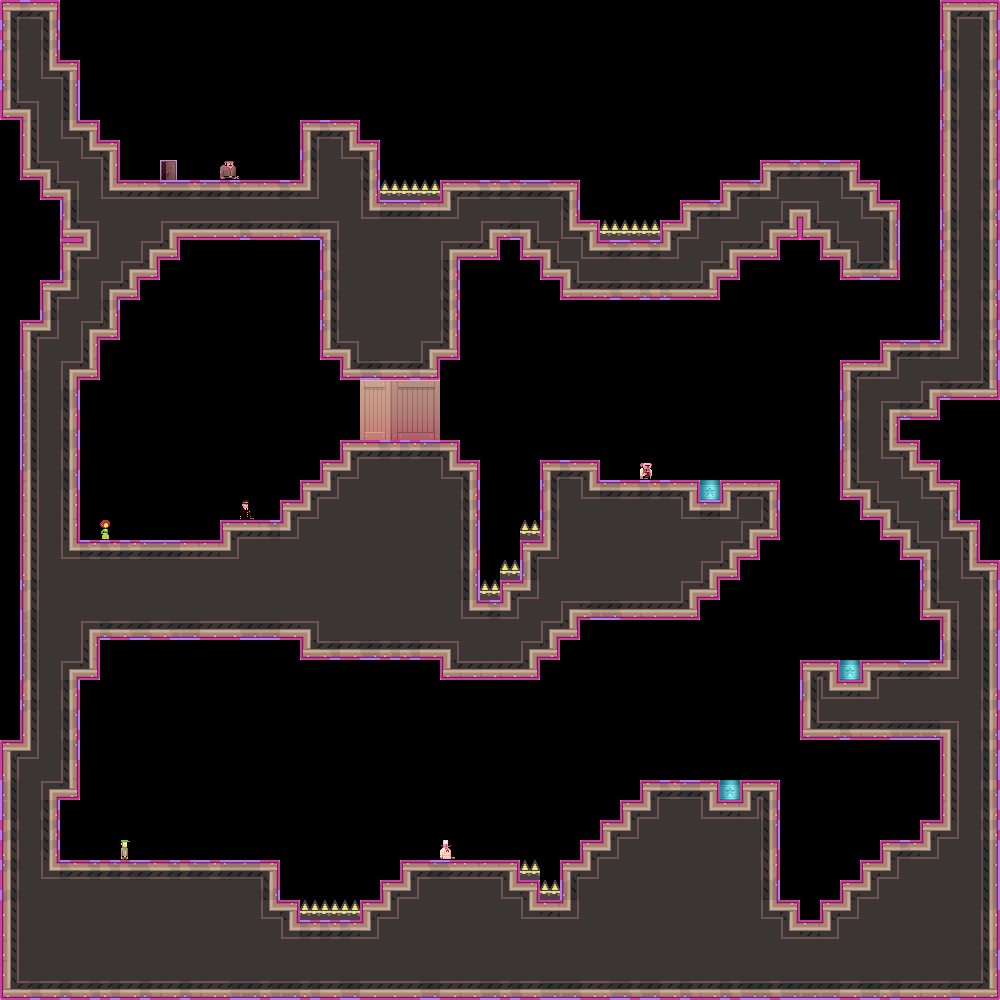

A level layout from a 2D game, rendered from its tile map. Below: a short description, then the map file with tile-grid data replaced by summaries:
An orthogonal 50x50 tile map with 20x20 px tiles, 1 tile layer (bg).

<map version="1.0" orientation="orthogonal" width="50" height="50" tilewidth="20" tileheight="20">
 <tileset firstgid="1" name="tiles_sydney" tilewidth="20" tileheight="20">
  <image source="../../../../../XNAModeContent/Lemonade/tiles_warehouse.png" width="400" height="400" />
  <terraintypes>
   <terrain name="regularBlocks" tile="-1" />
  </terraintypes>
  <tile id="8" terrain=",,,0" />
  <tile id="9" terrain=",,0,0" />
  <tile id="10" terrain=",,0,0" />
  <tile id="11" terrain=",,0,0" />
  <tile id="12" terrain=",,0,0" />
  <tile id="13" terrain=",,0,0" />
  <tile id="14" terrain=",,0," />
  <tile id="15" terrain="0,0,0," />
  <tile id="16" terrain="0,0,,0" />
  <tile id="28" terrain=",0,,0" />
  <tile id="34" terrain="0,,0," />
  <tile id="35" terrain="0,,0,0" />
  <tile id="36" terrain=",0,0,0" />
  <tile id="48" terrain=",0,,0" />
  <tile id="54" terrain="0,,0," />
  <tile id="68" terrain=",0,,0" />
  <tile id="74" terrain="0,,0," />
  <tile id="88" terrain=",0,,0" />
  <tile id="94" terrain="0,,0," />
  <tile id="108" terrain=",0,,0" />
  <tile id="114" terrain="0,,0," />
  <tile id="128" terrain=",0,," />
  <tile id="129" terrain="0,0,," />
  <tile id="130" terrain="0,0,," />
  <tile id="131" terrain="0,0,," />
  <tile id="132" terrain="0,0,," />
  <tile id="133" terrain="0,0,," />
  <tile id="134" terrain="0,,," />
  <tile id="194" terrain="0,0,0,0" />
  <tile id="356">
   <properties>
    <property name="LargeCrate" value="" />
   </properties>
  </tile>
  <tile id="380">
   <properties>
    <property name="Andre" value="" />
   </properties>
  </tile>
  <tile id="381">
   <properties>
    <property name="Liselot" value="" />
   </properties>
  </tile>
  <tile id="382">
   <properties>
    <property name="Amsterdaam" value="" />
   </properties>
  </tile>
  <tile id="383">
   <properties>
    <property name="Worker" value="" />
   </properties>
  </tile>
  <tile id="384">
   <properties>
    <property name="Inspector" value="" />
   </properties>
  </tile>
  <tile id="385">
   <properties>
    <property name="Chef" value="" />
   </properties>
  </tile>
  <tile id="386">
   <properties>
    <property name="Exit" value="" />
   </properties>
  </tile>
  <tile id="387">
   <properties>
    <property name="Trampoline" value="" />
   </properties>
  </tile>
  <tile id="388">
   <properties>
    <property name="SmallCrate" value="" />
   </properties>
  </tile>
  <tile id="389">
   <properties>
    <property name="SugarBag" value="" />
   </properties>
  </tile>
 </tileset>
 <layer name="bg" width="50" height="50">
  <data>[2500 cells, 1191 non-empty, 50 distinct tile ids]</data>
 </layer>
 <objectgroup name="boxes" width="50" height="50" />
</map>
